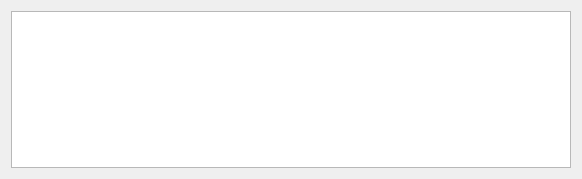
<?xml version="1.0" encoding="UTF-8"?>
<ui version="4.0">
 <class>DlgTDr</class>
 <widget class="QDialog" name="DlgTDr">
  <property name="geometry">
   <rect>
    <x>0</x>
    <y>0</y>
    <width>582</width>
    <height>179</height>
   </rect>
  </property>
  <property name="windowTitle">
   <string>Dialog</string>
  </property>
  <layout class="QHBoxLayout" name="horizontalLayout">
   <item>
    <widget class="QTableWidget" name="t"/>
   </item>
  </layout>
 </widget>
 <resources/>
 <connections/>
</ui>
